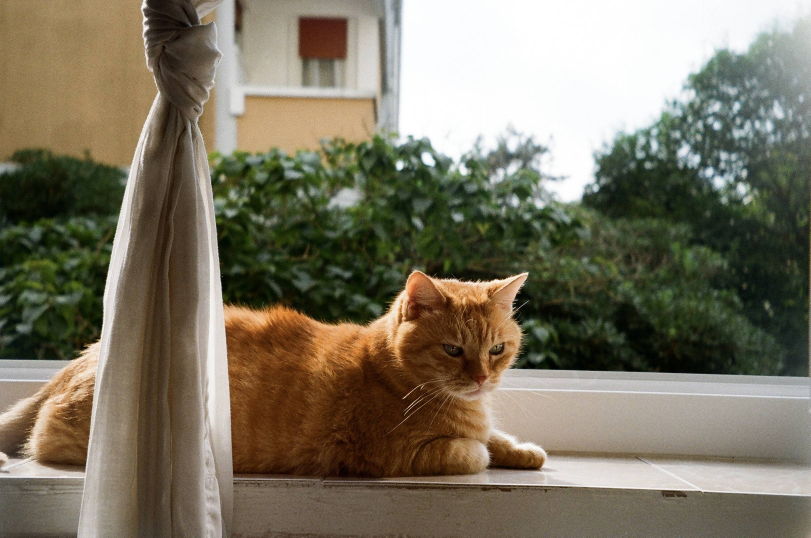
#> input picture samples/kg200/IMG_1510.jpeg, 2432 x 1612 px (shown at 1/3 size)
$ python -i grain.py   (imports and definitions only)
#> lines starting #> are read from the running program, lines starting #| are printed output that depends on the picture
### scripts/eval/grainstats.py
#!/usr/bin/env python3
"""Grain statistics of photos (real scans or app exports), measured on their flat areas, to calibrate the grain against
real Kodak Gold 200 scans (samples/kg200).

    python3 scripts/eval/grainstats.py [--um-px X | --frame-mm 36] img.jpg ...

Per image, on 32x32 patches whose local structure is flat (smoothed gradient in the lowest 25 %), the high-pass residual
(image - gaussian(4 px)) gives:
  L std     grain strength in L* units, per L* band of the patch (10-30 / 30-50 / 50-70 / 70-90)
  C/L       chroma grain (a*, b* residual std) over luma grain: how coloured the grain is
  r50 um    clump size: lag (in um on the frame) where the radial autocorrelation of the L residual falls to 0.5
Pixel pitch: --um-px, or the frame's long side (default 36 mm) over the image's long side (lab scans are full frames).
"""
import argparse, os, sys
import numpy as np
from PIL import Image
from scipy.ndimage import gaussian_filter, sobel
from skimage import color

BANDS = ((10, 30), (30, 50), (50, 70), (70, 90))
P = 32


def acf_r50(res):
    """Lag (px) where the mean radial autocorrelation of residual patches falls to 0.5 (linear interpolation)."""
    f = np.fft.fft2(res - res.mean(axis=(1, 2), keepdims=True))
    ac = np.fft.ifft2(np.abs(f) ** 2).real.mean(0)
    ac /= ac[0, 0]
    r = [1.0] + [0.5 * (ac[0, k] + ac[k, 0]) for k in range(1, 6)]
    for k in range(1, len(r)):
        if r[k] < 0.5:
            return k - 1 + (r[k - 1] - 0.5) / (r[k - 1] - r[k])
    return float(len(r))


# [41 lines left out: functions stats, main, not called in this run]


# [2 lines that do not run on import are left out]

### scripts/eval/areas/grain.py
#!/usr/bin/env python3
"""Area check: the grain. A flat wedge (two rows of 8 uniform patches: a grey ramp and a green ramp, generated here, fixed mtime
for a fixed grain seed) rendered by the app (headless, scripts/eval/render.cjs) with Nessuno and with the Frontier; per patch the
grainstats.py measures at the preview pitch: L std of the high-pass residual (strength), C std (colour), r50 (clump size, px),
fine share (std of the 1 px residual / the 4 px one). Compared with eval/check/grain_baseline.json: a grain change shows here in
~1 min, without the full photo set.
    python3 scripts/eval/areas/grain.py [--update]"""
import json, os, socket, subprocess, sys, functools, http.server, threading
import numpy as np
from PIL import Image
from scipy.ndimage import gaussian_filter
from skimage import color
ROOT = os.path.abspath(os.path.join(os.path.dirname(__file__), '..', '..', '..'))
sys.path.insert(0, os.path.join(ROOT, 'scripts', 'eval'))
from grainstats import acf_r50, P
BASE = os.path.join(ROOT, 'eval', 'check', 'grain_baseline.json')
OUT = os.path.join(ROOT, 'eval', 'out', 'areas')
W, H, COLS = 2000, 1500, 8
# the wedge's patches (sRGB 8-bit): a grey ramp (the tones the grain was fitted by) and a green ramp (grass, foliage)
GREYS = [[v, v, v] for v in (28, 50, 75, 100, 128, 160, 195, 225)]
GREENS = [[int(v * 0.55), v, int(v * 0.35)] for v in (40, 70, 100, 130, 160, 190, 215, 240)]
SCANNERS = {'nessuno': {}, 'frontier': {'_click': ['scanFrontier']}}
# a metric moves "beyond the tolerance" when it differs from the baseline by more than this share (the render is deterministic:
# the same code gives the same pixels, so any real change shows; 2 % keeps float noise across Chromium builds out, a choice)
TOL = 0.02

def wedge(path):
    a = np.zeros((H, W, 3), np.uint8)
    for r, row in enumerate((GREYS, GREENS)):
        for i, c in enumerate(row):
            a[r * H // 2:(r + 1) * H // 2, i * W // COLS:(i + 1) * W // COLS] = c
    Image.fromarray(a).save(path, quality=98, subsampling=0)
    os.utime(path, (1_700_000_000, 1_700_000_000))

def measure(png):
#> called with png = '../../../samples/kg200/IMG_1510.jpeg'
    lab = color.rgb2lab(np.asarray(Image.open(png).convert('RGB')) / 255.0)
#> lab: shape (1612, 2432, 3) float64; mean of channels 0, 1, 2 47.9, -0.1, 11.8
    hp = lab - np.stack([gaussian_filter(lab[..., c], 4) for c in range(3)], -1)
#> hp: shape (1612, 2432, 3) float64; mean of channels 0, 1, 2 0, 0, 0
    hp1 = lab - np.stack([gaussian_filter(lab[..., c], 1) for c in range(3)], -1)
#> hp1: shape (1612, 2432, 3) float64; mean of channels 0, 1, 2 0, 0, 0
    h, w = lab.shape[:2]; out = []
#> after `h, w = lab.shape[:2]`: h = 1612; w = 2432
    for r in range(2):
        for i in range(COLS):
            y0, y1, x0, x1 = r * h // 2 + 16, (r + 1) * h // 2 - 16, i * w // COLS + 16, (i + 1) * w // COLS - 16
            ps = [(y, x) for y in range(y0, y1 - P, P) for x in range(x0, x1 - P, P)]
            res = np.stack([hp[y:y + P, x:x + P] for y, x in ps]); r1 = np.stack([hp1[y:y + P, x:x + P] for y, x in ps])
            out.append({'L': round(float(lab[y0:y1, x0:x1, 0].mean()), 2),
                        'Lstd': round(float(np.median(res[..., 0].std(axis=(1, 2)))), 4),
                        'Cstd': round(float(np.median(np.hypot(res[..., 1].std(axis=(1, 2)), res[..., 2].std(axis=(1, 2))))), 4),
                        'r50': round(float(acf_r50(res[..., 0])), 4),
                        'fine': round(float(np.median(r1[..., 0].std(axis=(1, 2)) / res[..., 0].std(axis=(1, 2)))), 4)})
#> this loop made 2 passes
#> pass 1, in acf_r50, `ac = np.fft.ifft2(np.abs(f) ** 2).real.mean(0)`:
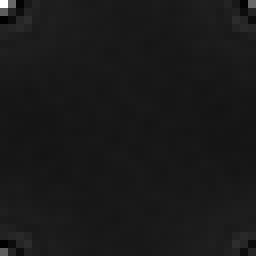
#> ac: shape (32, 32) float64 (shown 8 times larger); min -1121.8, max 9989.9, mean 0; drawn with min black and max white
#> pass 1, in acf_r50 (call 2), `ac = np.fft.ifft2(np.abs(f) ** 2).real.mean(0)`:
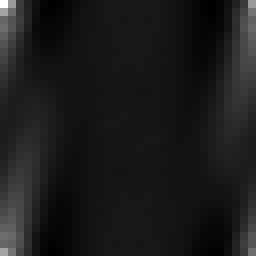
#> ac: shape (32, 32) float64 (shown 8 times larger); min -2904.6, max 23568.7, mean 0; drawn with min black and max white
#> after the loop, out = 16 items
    return out

def main():
    update = '--update' in sys.argv
    os.makedirs(OUT, exist_ok=True)
    src = os.path.join(OUT, 'grain_wedge.jpg'); wedge(src)
    with socket.socket() as s:
        s.bind(('127.0.0.1', 0)); port = s.getsockname()[1]
    class Quiet(http.server.SimpleHTTPRequestHandler):
        def log_message(self, *a): pass
    srv = http.server.ThreadingHTTPServer(('127.0.0.1', port), functools.partial(Quiet, directory=os.path.join(ROOT, 'web')))
    threading.Thread(target=srv.serve_forever, daemon=True).start()
    got = {}
    for name, ui in SCANNERS.items():
        png = os.path.join(OUT, f'grain_{name}.png')
        r = subprocess.run(['node', os.path.join(ROOT, 'scripts', 'eval', 'render.cjs'), f'http://127.0.0.1:{port}/index.html', src, png, json.dumps(ui)],
                           capture_output=True, text=True)
        if not os.path.exists(png) or 'OK' not in r.stdout + r.stderr:
            print(f'{name}: render failed\n{(r.stdout + r.stderr)[-800:]}'); sys.exit(2)
        got[name] = measure(png)
    srv.shutdown()
    if update or not os.path.exists(BASE):
        json.dump(got, open(BASE, 'w'), indent=1); print(f'grain: baseline written ({BASE})'); return
    base, bad = json.load(open(BASE)), 0
    for name, rows in got.items():
        for k, (g, b) in enumerate(zip(rows, base[name])):
            for m in ('Lstd', 'Cstd', 'r50', 'fine'):
                if abs(g[m] - b[m]) > TOL * max(abs(b[m]), 1e-6):
                    bad += 1; print(f'  {name} patch {k} (L {b["L"]:.0f}) {m}: {b[m]} -> {g[m]} ({(g[m] / b[m] - 1) * 100:+.1f} %)')
    print(f'grain: {"OK" if not bad else f"{bad} metric(s) moved"} ({sum(len(r) for r in got.values())} patches, Nessuno + Frontier)')
    sys.exit(1 if bad else 0)

# [1 line not run here, left out]

>>> result = measure('../../../samples/kg200/IMG_1510.jpeg')
#> result = 16 items

$ run again, on samples/kg200/IMG_1512.jpeg
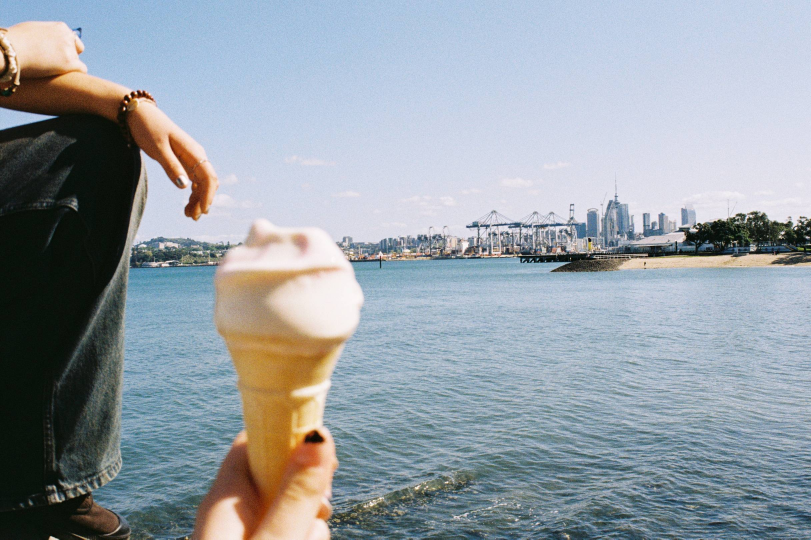
#> input picture samples/kg200/IMG_1512.jpeg, 2432 x 1618 px (shown at 1/3 size)
#> lab: shape (1618, 2432, 3) float64; mean of channels 0, 1, 2 64, -0.8, -4.3
#> hp: shape (1618, 2432, 3) float64; mean of channels 0, 1, 2 0, 0, 0
#> hp1: shape (1618, 2432, 3) float64; mean of channels 0, 1, 2 0, 0, 0
#> the loop in measure, `for r in range(2):` made 2 passes
#> pass 1, in acf_r50, `ac = np.fft.ifft2(np.abs(f) ** 2).real.mean(0)`:
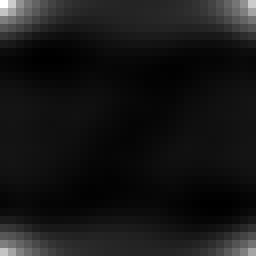
#> ac: shape (32, 32) float64 (shown 8 times larger); min -1262.3, max 12882.4, mean 0; drawn with min black and max white
#> pass 1, in acf_r50 (call 2), `ac = np.fft.ifft2(np.abs(f) ** 2).real.mean(0)`:
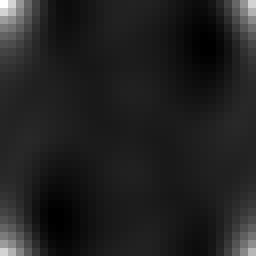
#> ac: shape (32, 32) float64 (shown 8 times larger); min -3153.9, max 20834.7, mean 0; drawn with min black and max white
#> after the loop in measure, `for r in range(2):`: out = 16 items

$ run again, on samples/kg200/IMG_1513.jpeg
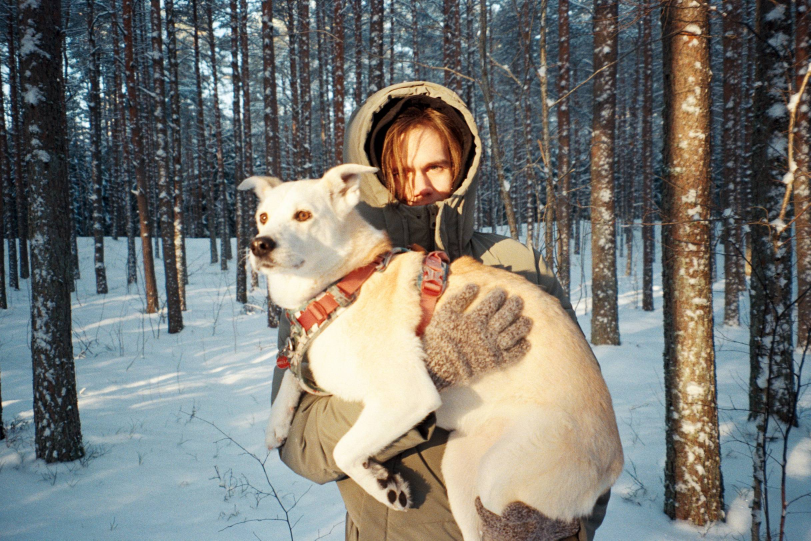
#> input picture samples/kg200/IMG_1513.jpeg, 2432 x 1622 px (shown at 1/3 size)
#> lab: shape (1622, 2432, 3) float64; mean of channels 0, 1, 2 49.2, 0, 3
#> hp: shape (1622, 2432, 3) float64; mean of channels 0, 1, 2 0, 0, 0
#> hp1: shape (1622, 2432, 3) float64; mean of channels 0, 1, 2 -1.39e-15, 1.38e-18, -8.63e-17
#> the loop in measure, `for r in range(2):` made 2 passes
#> pass 1, in acf_r50, `ac = np.fft.ifft2(np.abs(f) ** 2).real.mean(0)`:
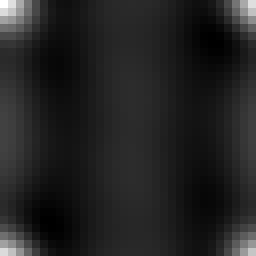
#> ac: shape (32, 32) float64 (shown 8 times larger); min -7089.8, max 44569.6, mean 0; drawn with min black and max white
#> after the loop in measure, `for r in range(2):`: out = 16 items

$ run again, on samples/kg200/IMG_1514.jpeg
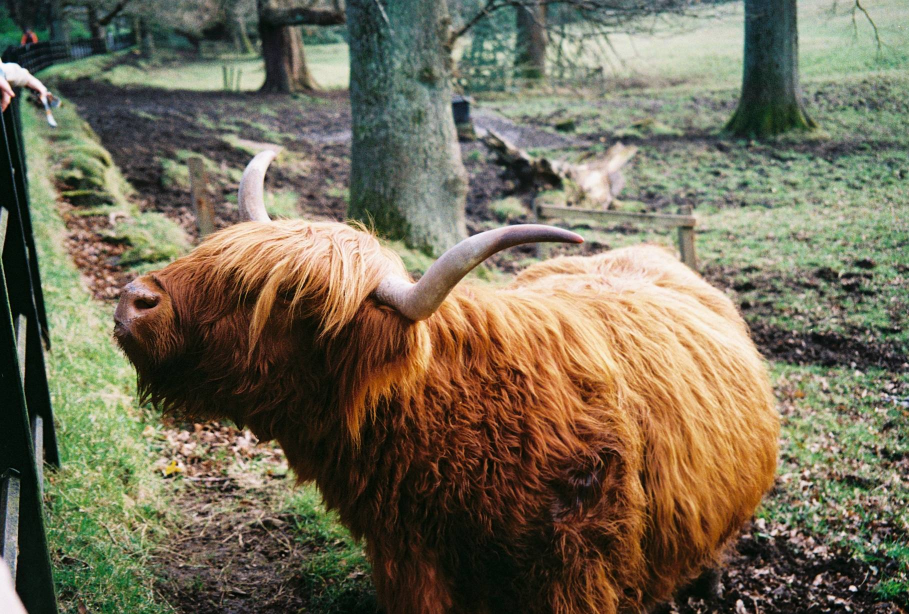
#> input picture samples/kg200/IMG_1514.jpeg, 1818 x 1228 px (shown at 1/2 size)
#> lab: shape (1228, 1818, 3) float64; mean of channels 0, 1, 2 44.9, 0.2, 12.8
#> hp: shape (1228, 1818, 3) float64; mean of channels 0, 1, 2 0, 0, 0
#> hp1: shape (1228, 1818, 3) float64; mean of channels 0, 1, 2 0, 0, 0
#> the loop in measure, `for r in range(2):` made 2 passes
#> pass 1, in acf_r50, `ac = np.fft.ifft2(np.abs(f) ** 2).real.mean(0)`:
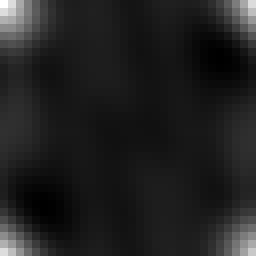
#> ac: shape (32, 32) float64 (shown 8 times larger); min -5279.1, max 35575.9, mean 0; drawn with min black and max white
#> pass 1, in acf_r50 (call 2), `ac = np.fft.ifft2(np.abs(f) ** 2).real.mean(0)`:
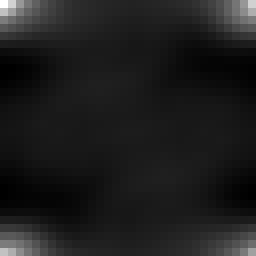
#> ac: shape (32, 32) float64 (shown 8 times larger); min -3603.7, max 26953.6, mean 0; drawn with min black and max white
#> after the loop in measure, `for r in range(2):`: out = 16 items
